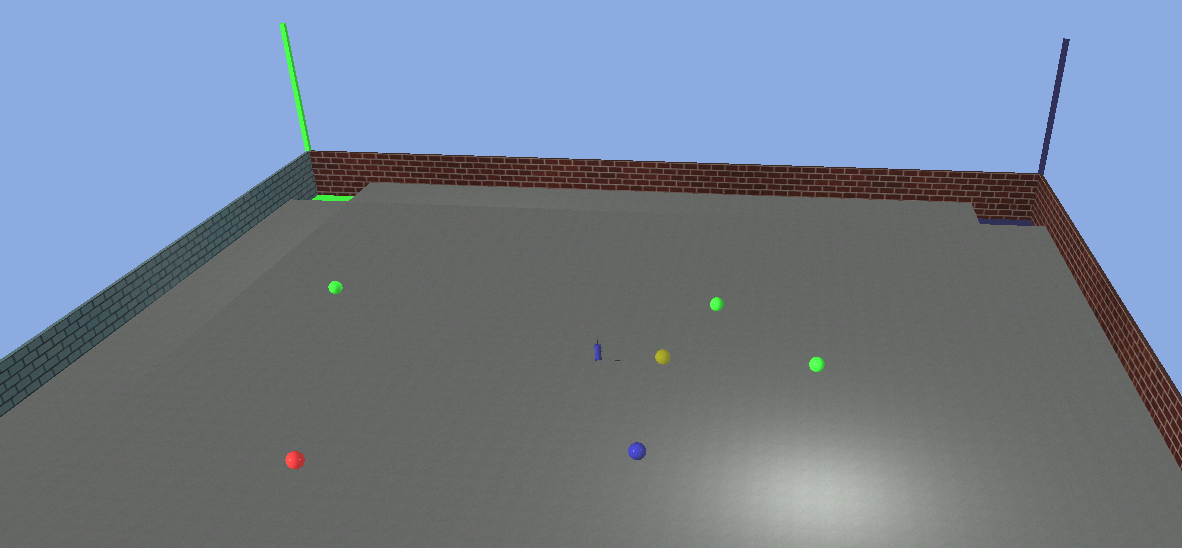
#> input picture ex02/ProvaImage/scena1.png, 1182 x 548 px
$ python imAnalisys.py
#> lines starting #> are read from the running program, lines starting #| are printed output that depends on the picture; after the words box and inside, x2 and y2 are one past the last pixel; in counts of white or black regions, pixels touching at a corner belong together
import cv2
import numpy as np
import imutils

class imageAnalisys:

    def positionShapeColour(self, filename, colorToSearch, shapeToSearch):
#> called with filename = 'scena1.png', colorToSearch = 'red', shapeToSearch = 'Circle'
        image = cv2.imread(filename) # read the image
#> image is the input picture: shape (548, 1182, 3); mean B, G, R 145.6, 128.5, 116.4
        image_rgb = cv2.cvtColor(image, cv2.COLOR_BGR2RGB) # transformation in RGB
        center = ()
        find = False
        # depending on the color that we want to recognize bounds are fixed
        if colorToSearch == "red":
            lower_bound = np.array([170, 0, 0])
            upper_bound = np.array([255, 180, 180])
        elif colorToSearch == "green":
            lower_bound = np.array([0, 170, 0])
            upper_bound = np.array([100, 255, 100])
        elif colorToSearch == "blue":
            lower_bound = np.array([40, 40, 80])
            upper_bound = np.array([85, 85, 255])
        elif colorToSearch == "yellow":
            lower_bound = np.array([100, 110, 0])
            upper_bound = np.array([200, 200, 90])
        # all the pixels with RGB values not in the range [lower_bound, upper_bound] are fixed to zero
        mask = cv2.inRange(image_rgb, lower_bound, upper_bound)
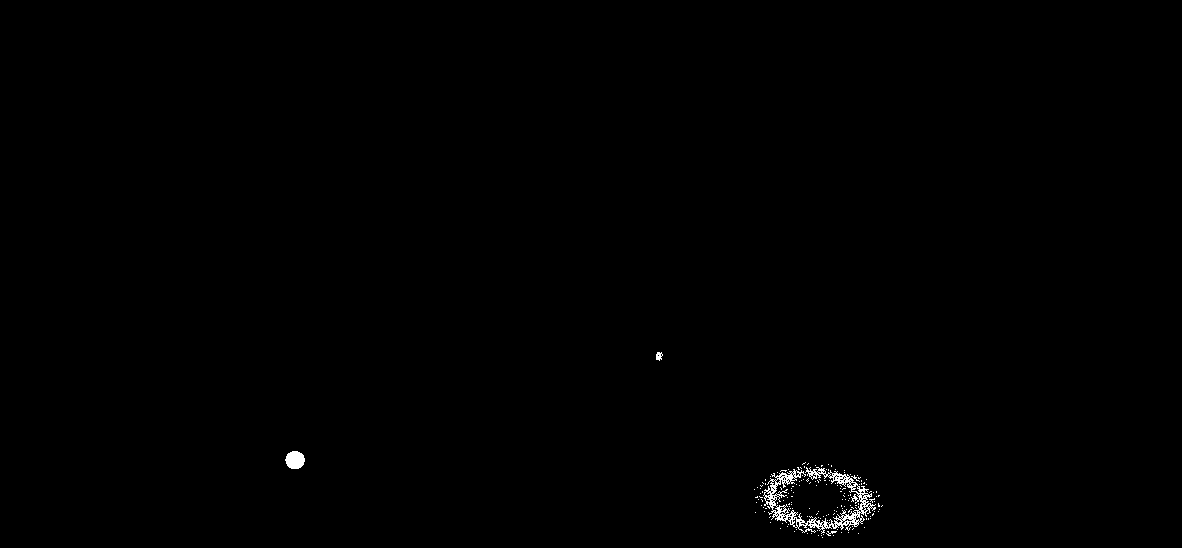
#> mask: shape (548, 1182); 0.38% white in thin lines or dots, all inside (x1, y1, x2, y2) = (285, 352, 883, 538)
        mask = cv2.erode(mask, None, iterations=2)
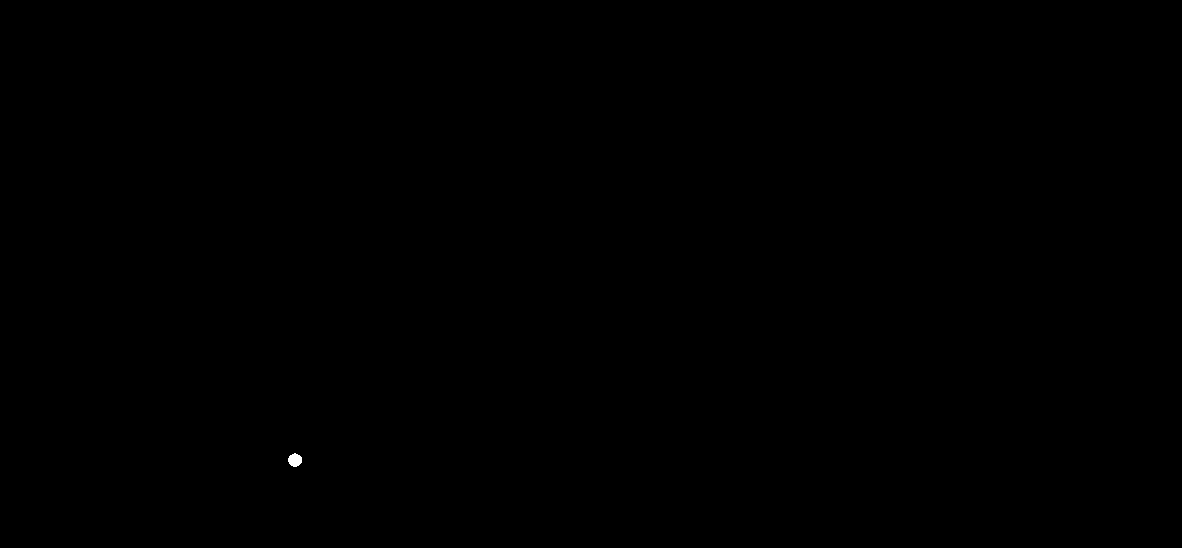
#> mask: shape (548, 1182); 0.02% white; 1 white region, box (x1, y1, x2, y2) and area: (288, 453, 302, 467) 146
        mask = cv2.dilate(mask, None, iterations=2)
#> mask: shape (548, 1182); 0.04% white; 1 white region
        # find the contours of the figures
        cnts, _ = cv2.findContours(mask.copy(), cv2.RETR_TREE, cv2.CHAIN_APPROX_NONE)
#> cnts = 1 contour; box (x1, y1, x2, y2) and area: (286, 451, 304, 469) 247
        # if there is at least one shape
        if len(cnts)>0:
            i = 0
            num_cnts = len(cnts)
#> num_cnts = 1
            while i < num_cnts:
                # approximate a polygonal curve
                approx = cv2.approxPolyDP(cnts[i], 0.01 * cv2.arcLength(cnts[i], True), True)
                # if the number of vertices of the polygonal curve is lower than 8 probably we haven't a circle in our
                # image, in the other way if the number of vertices is higher than 4, in our case, probably we haven't
                # a rectangle in our image.
                if (shapeToSearch == "Circle" and len(approx) < 8) or (shapeToSearch == "Rectangle" and len(approx) > 4):
                    # deleting the shape from our set
                    cnts = np.delete(cnts,i,0)
                    num_cnts = len(cnts)
                else:
                    i = i + 1
#> this loop made 1 pass
#> i on pass 1: 1
#> after the loop, i = 1
            # if we have at least one shape in our set
            if len(cnts)>0:
                # find the shape with the max area, so the closer at the camera
                m = max(cnts, key=cv2.contourArea)
#> m = contour of 52 points, box (x1, y1, x2, y2) (286, 451, 304, 469), area 247
                M = cv2.moments(m)
#> M = moments, m00 247, centre m10/m00, m01/m00 = (294.6, 459.6)
                # calculate the centroid of the shape
                center = (int(M["m10"] / M["m00"]), int(M["m01"] / M["m00"]))
#> center = (294, 459)
                find = True
                # draw the centroid on the image
                cv2.circle(image, center, 5, (0, 255, 255), -1)
#> image: shape (548, 1182, 3); 0.01% of pixels changed, all inside (x1, y1, x2, y2) = (289, 454, 300, 465)
            # display of the images --> we have to delete this part in the final version
            cv2.imshow("first image", image)
            cv2.imshow("color detection", mask)
            # press 0 to close the windows
            cv2.waitKey(0)
            cv2.destroyAllWindows()

        return find, center

an = imageAnalisys()
# find the closer object whit the shape that is indicated in the second parameter and with the color indicated in
# first parameter. It returns a boolean value and a tuple with the position of the object.
find, position = an.positionShapeColour("scena1.png", "red", "Circle")
#> find = True; position = (294, 459)
if find:
    print(position)
#| (294, 459)

$ run again, with ex02/ProvaImage/scena2.png copied over ex02/ProvaImage/scena1.png
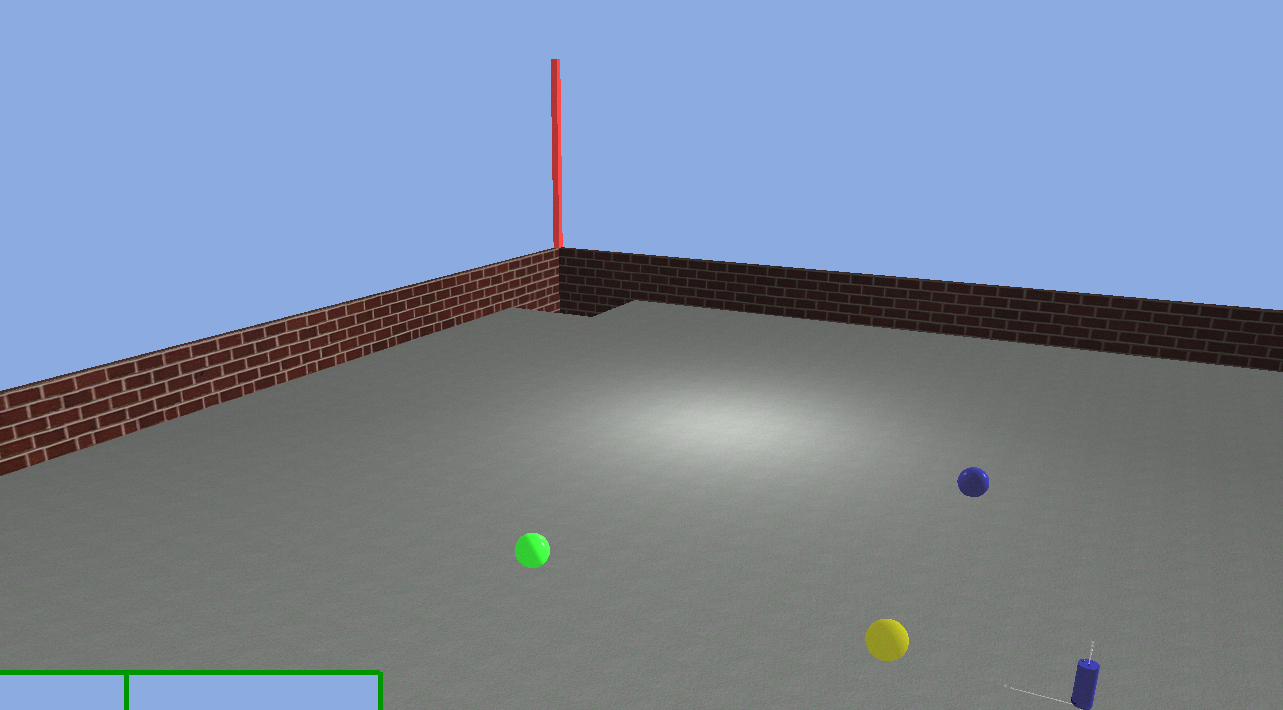
#> input picture ex02/ProvaImage/scena2.png, 1283 x 710 px
#> in positionShapeColour, image is the input picture: shape (710, 1283, 3); mean B, G, R 156.6, 136.5, 123.2
#> in positionShapeColour, `mask = cv2.inRange(image_rgb, lower_bound, upper_bound)`:
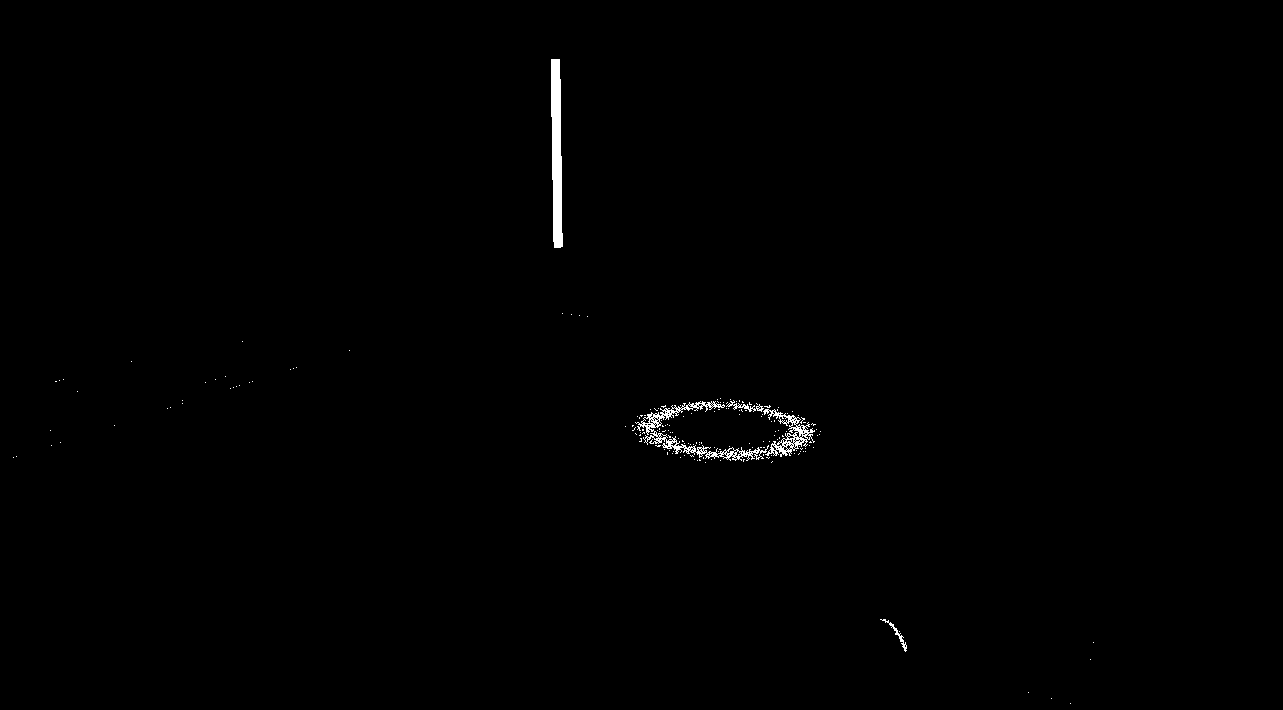
#> mask: shape (710, 1283); 0.48% white; 174 white regions (169 under 20 px), largest, box (x1, y1, x2, y2) and area: (551, 59, 563, 248) 1770, (635, 401, 769, 461) 1288, (763, 409, 815, 457) 735, (726, 400, 764, 412) 125, (880, 619, 907, 652) 115
#> in positionShapeColour, `cnts, _ = cv2.findContours(mask.copy(), cv2.RETR_TREE, cv2.CHAIN_APPRO..`: cnts = 1 contour; box (x1, y1, x2, y2) and area: (551, 59, 563, 248) 1574
#> in positionShapeColour, `num_cnts = len(cnts)`: num_cnts = 1
#> the loop in positionShapeColour, `while i < num_cnts:` made 1 pass
#> (approx, num_cnts) on pass 1: ([[551, 59], [553, 241], [560, 247], [559, 59]], 0)
#> after the loop in positionShapeColour, `while i < num_cnts:`: cnts = empty array; i = 0
